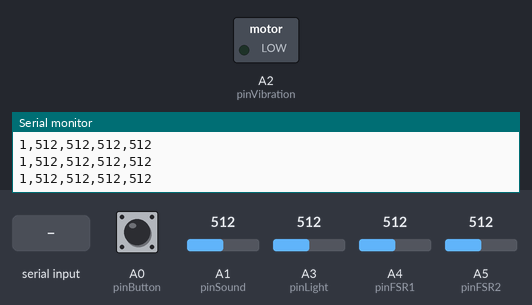
Recording of a sketch running on a simulated Arduino Uno, built with avr-gcc and run on an emulated ATmega328P. Shown: switched loads named in the sketch (green lamp = pin HIGH), the last lines printed to the serial monitor. The inputs (shaded band) are chosen by the test bench; at power-on: A1 (pinSound) = 512, A0 (pinButton) HIGH, A3 (pinLight) = 512, A4 (pinFSR1) = 512, A5 (pinFSR2) = 512.

Above: at 1.2 s.
1.3 s: "1" received over Serial
At 2.2 s:
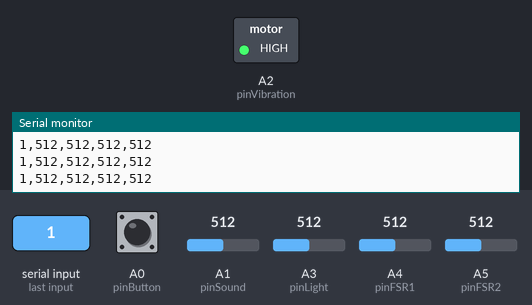
2.8 s: A1 (pinSound) set to 110
4.3 s: A1 (pinSound) set to 93
5.8 s: "0" received over Serial
At 7.2 s:
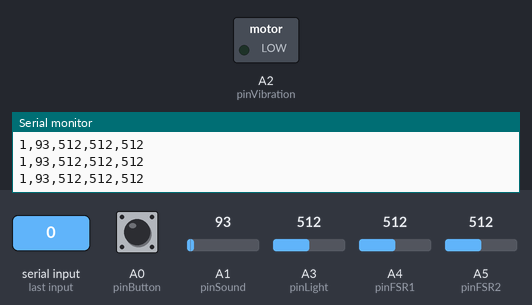
Timing chart, 0 to 8.8 s (numbered marks = the images above; inputs shaded):
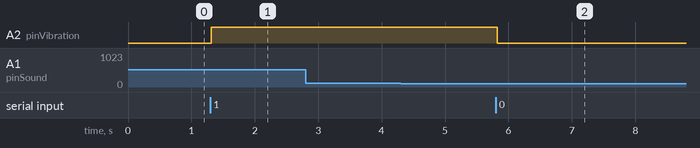

Measured:
- after the input at 1.3 s, A2 (pinVibration): LOW → HIGH at once
- after the input at 5.8 s, A2 (pinVibration): HIGH → LOW at once

The sketch:

GameController.ino
```cpp
const int pinButton = A0;
const int pinSound = A1;
const int pinVibration = A2;
const int pinLight = A3;
const int pinFSR1 = A4;
const int pinFSR2 = A5;


void setup() {
  // 与 Unity 通信的波特率，需与 Unity 脚本中保持一致
  Serial.begin(9600);

  // 按钮一般用 INPUT 或 INPUT_PULLUP
  // 如果你的按钮模块自带上拉电阻，可以用 INPUT
  pinMode(pinButton, INPUT_PULLUP);

  // 震动马达
  pinMode(pinVibration, OUTPUT);
  digitalWrite(pinVibration, LOW);
}

void loop() {
  // 1. 接收来自 Unity 的指令
  if (Serial.available() > 0) {
    char cmd = Serial.read();

    if (cmd == '1') {
      digitalWrite(pinVibration, HIGH);
    }
    else if (cmd == '0') {
      digitalWrite(pinVibration, LOW);
    }
  }

  // 3. 读取所有传感器的数据
  int btn = digitalRead(pinButton); // 用 digitalRead 确保按钮返回 0 或 1，避免 analog 产生的浮动值
  // 音量传感器改回 Aout，用 analogRead 读取波形
  int sound = analogRead(pinSound);
  int light = analogRead(pinLight);
  int fsr1 = analogRead(pinFSR1);
  int fsr2 = analogRead(pinFSR2);

  // 4. 将数据以逗号分隔的格式发送给 Unity
  // 格式: btn,sound,light,fsr1,fsr2
  Serial.print(btn);   Serial.print(",");
  Serial.print(sound); Serial.print(",");
  Serial.print(light); Serial.print(",");
  Serial.print(fsr1);  Serial.print(",");
  Serial.print(fsr2);
  Serial.println();    // 换行，Unity 根据换行来读取一帧数据

  // 稍微延迟一下，防止发得太快把串口卡死（约 50 次/秒）
  delay(20);
}
```
